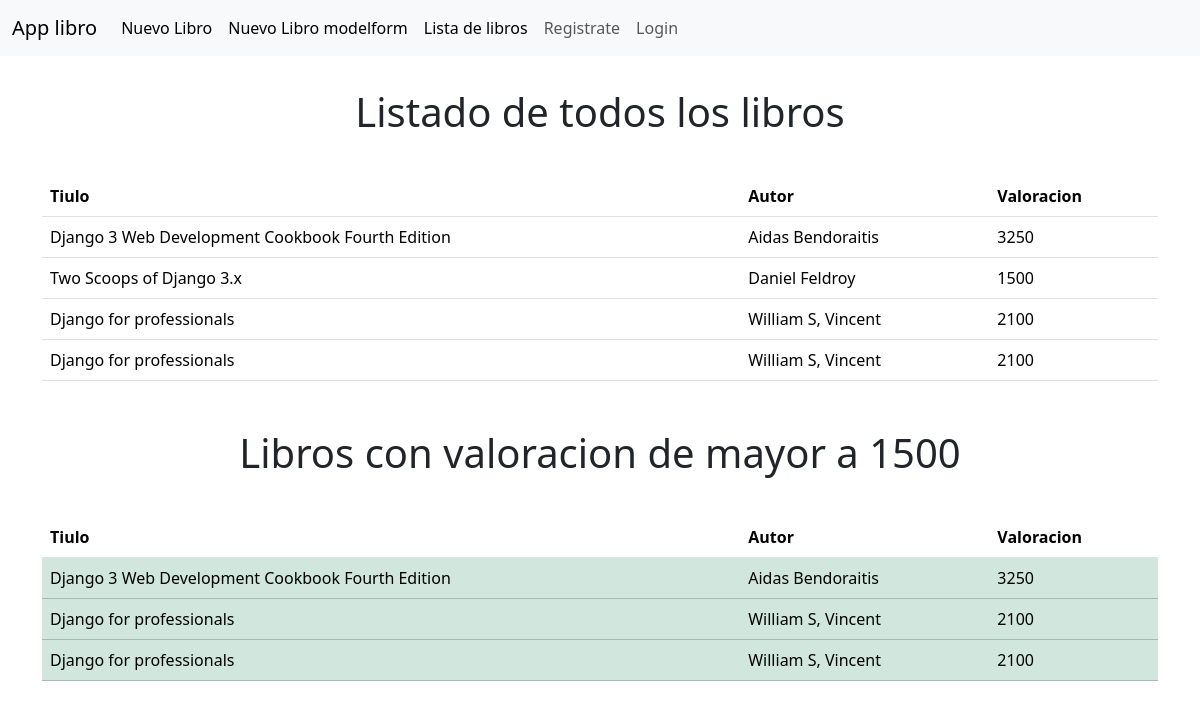
The app's page /listbook/ with its own data.
### app_libros/models.py (models this page shows)
class Libros(models.Model):
    titulo = models.CharField(max_length=200,blank=False, null=False)
    autor = models.CharField(max_length=150, blank=False, null=False)
    valoracion = models.IntegerField(default=0, blank=False, null=False)

### app_libros/views.py (the view)
# urls.py: path('listbook/', views.listbook, name= 'listbook'),
def listbook(request):
    libros = Libros.objects.all()
    contexto = {}
    contexto["libros"] = libros
    return render(request,"books/listbook.html", contexto)

### templates/books/listbook.html (shortened to what this page needs)
{% extends "layouts/master.html" %}
{% block contenido %}
<section>
        <main class="container">
	    <header class="py-3">
	            <h1 class="text-center py-3">Listado de todos los libros</h1>
	    </header>
        <section id="">
            {% if  libros %}
                <table class="table">
                <thead>
                    <tr>
                        <th scope="col">Tiulo</th>
                        <th scope="col">Autor</th>
                        <th scope="col">Valoracion</th>
                    </tr>
                </thead>
                <tbody>
                    {% for libro in libros %}
                        <tr>
                            <td>{{libro.titulo}}</td>
                            <td>{{libro.autor}}</td>
                            <td>{{libro.valoracion}}</td>
                        </tr>
                    {% endfor %}
                </tbody>
                </table>
            {% else %}
            <p class="text-center">No existen libro disponibles</p>
            {% endif %}
        </section>
    </main>
</section>
<section>
     <main class="container">
	    <header class="py-3">
	            <h1 class="text-center py-3">Libros con valoracion de mayor a 1500</h1>
	    </header>
        <section id="">
            {% if  libros %}
                <table class="table">
                <thead>
                    <tr>
                        <th scope="col">Tiulo</th>
                        <th scope="col">Autor</th>
                        <th scope="col">Valoracion</th>
                    </tr>
                </thead>
                <tbody>
                    {% for libro in libros %}
                        {% if libro.valoracion > 1500 %}
                            <tr class="table-success">
                                <td>{{libro.titulo}}</td>
                                <td>{{libro.autor}}</td>
                                <td>{{libro.valoracion}}</td>
                            </tr>
                        {%endif%}
                    {% endfor %}
                </tbody>
                </table>
            {% else %}
            <p class="text-center">No existen libro disponibles</p>
            {% endif %}
        </section>
    </main>
</section>
{% endblock %}

### templates/layouts/master.html (shortened to what this page needs)
        <!DOCTYPE html>
        <html lang="en">
        <head>
            {% load bootstrap5 %}
            {% bootstrap_css %}
        </head>
        <body>
            {% include "partials/navbar.html" %}
            {% block contenido %}
            {% endblock %}
        </body>
        </html>

### templates/partials/navbar.html (shortened to what this page needs)
<nav class="navbar navbar-expand-lg navbar-light bg-light">
  <div class="container-fluid">
    <a class="navbar-brand" href="{% url 'home' %}">App libro</a>
    <div class="collapse navbar-collapse" id="navbarSupportedContent">
      <ul class="navbar-nav me-auto mb-2 mb-lg-0">
        <li class="nav-item">
          <a class="nav-link active" href="{% url 'newbook'%}">Nuevo Libro</a>
        </li>
        {% if not user.is_authenticated %}
          <li class="nav-item">
            <a class="nav-link active" href="{% url 'add_libro_modelform'%}">Nuevo Libro modelform</a>
          </li>
        {% endif %}
        <li class="nav-item">
          <a class="nav-link active" href="{% url 'listbook' %}">Lista de libros</a>
        </li>
        {% if not user.is_authenticated %}
          <li class="nav-item">
            <a class="nav-link" href="{% url 'registro_view' %}">Registrate </a>
          </li>
          <li class="nav-item">
            <a class="nav-link" href="{% url 'login_view' %}">Login</a>
          </li>
         {% endif %}
      </ul>
    </div>
  </div>
</nav>

### records on screen
Libros: titulo "Django 3 Web Development Cookbook Fourth Edition", autor "Aidas Bendoraitis", valoracion "3250"
Libros: titulo "Two Scoops of Django 3.x", autor "Daniel Feldroy", valoracion "1500"
Libros: titulo "Django for professionals", autor "William S, Vincent", valoracion "2100"
Libros: titulo "Django for professionals", autor "William S, Vincent", valoracion "2100"
